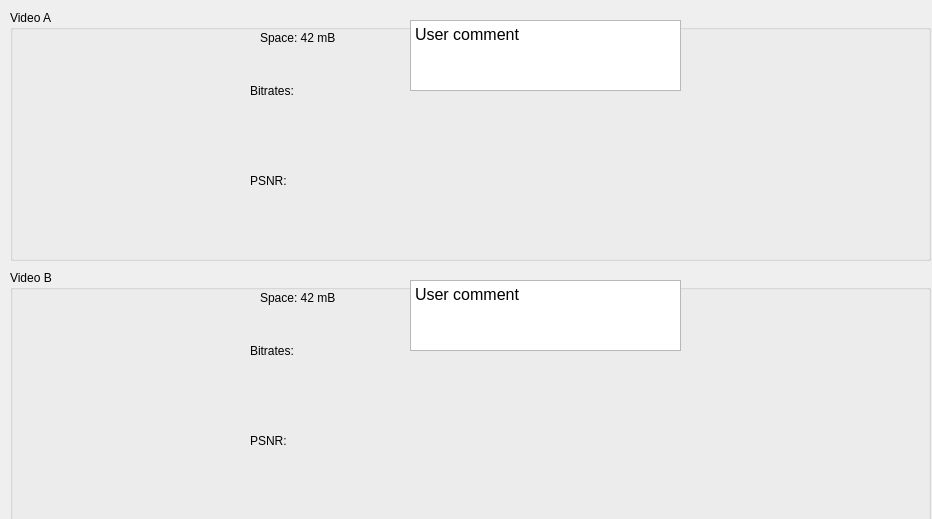
      <widget class="QWidget" name="scrollAreaWidgetContents_3">
       <property name="geometry">
        <rect>
         <x>0</x>
         <y>0</y>
         <width>932</width>
         <height>519</height>
        </rect>
       </property>
       <widget class="QGroupBox" name="groupBox_3">
        <property name="geometry">
         <rect>
          <x>10</x>
          <y>10</y>
          <width>921</width>
          <height>251</height>
         </rect>
        </property>
        <property name="title">
         <string>Video A</string>
        </property>
        <widget class="QLabel" name="label_26">
         <property name="geometry">
          <rect>
           <x>680</x>
           <y>20</y>
           <width>231</width>
           <height>221</height>
          </rect>
         </property>
         <property name="text">
          <string/>
         </property>
         <property name="pixmap">
          <pixmap resource="resource.qrc">:/examples/Picture/makroblocks_example.png</pixmap>
         </property>
         <property name="scaledContents">
          <bool>true</bool>
         </property>
        </widget>
        <widget class="QLabel" name="label_27">
         <property name="geometry">
          <rect>
           <x>10</x>
           <y>20</y>
           <width>225</width>
           <height>225</height>
          </rect>
         </property>
         <property name="text">
          <string/>
         </property>
         <property name="pixmap">
          <pixmap resource="resource.qrc">:/new/prefix1/Picture/imgres.png</pixmap>
         </property>
        </widget>
        <widget class="QLabel" name="label_28">
         <property name="geometry">
          <rect>
           <x>240</x>
           <y>180</y>
           <width>431</width>
           <height>61</height>
          </rect>
         </property>
         <property name="text">
          <string/>
         </property>
         <property name="pixmap">
          <pixmap resource="resource.qrc">:/examples/Picture/psnr_example.png</pixmap>
         </property>
         <property name="scaledContents">
          <bool>true</bool>
         </property>
        </widget>
        <widget class="QLabel" name="label_29">
         <property name="geometry">
          <rect>
           <x>240</x>
           <y>90</y>
           <width>431</width>
           <height>61</height>
          </rect>
         </property>
         <property name="text">
          <string/>
         </property>
         <property name="pixmap">
          <pixmap resource="resource.qrc">:/examples/Picture/bitrates_example.png</pixmap>
         </property>
         <property name="scaledContents">
          <bool>true</bool>
         </property>
        </widget>
        <widget class="QLabel" name="label_30">
         <property name="geometry">
          <rect>
           <x>250</x>
           <y>20</y>
           <width>111</width>
           <height>16</height>
          </rect>
         </property>
         <property name="text">
          <string>Space: 42 mB</string>
         </property>
        </widget>
        <widget class="QLabel" name="label_31">
         <property name="geometry">
          <rect>
           <x>240</x>
           <y>160</y>
           <width>47</width>
           <height>21</height>
          </rect>
         </property>
         <property name="text">
          <string>PSNR:</string>
         </property>
        </widget>
        <widget class="QLabel" name="label_32">
         <property name="geometry">
          <rect>
           <x>240</x>
           <y>70</y>
           <width>47</width>
           <height>21</height>
          </rect>
         </property>
         <property name="text">
          <string>Bitrates:</string>
         </property>
        </widget>
        <widget class="QTextEdit" name="textEdit">
         <property name="geometry">
          <rect>
           <x>400</x>
           <y>10</y>
           <width>271</width>
           <height>71</height>
          </rect>
         </property>
         <property name="html">
          <string>&lt;!DOCTYPE HTML PUBLIC &quot;-//W3C//DTD HTML 4.0//EN&quot; &quot;http://www.w3.org/TR/REC-html40/strict.dtd&quot;&gt;
&lt;html&gt;&lt;head&gt;&lt;meta name=&quot;qrichtext&quot; content=&quot;1&quot; /&gt;&lt;style type=&quot;text/css&quot;&gt;
p, li { white-space: pre-wrap; }
&lt;/style&gt;&lt;/head&gt;&lt;body style=&quot; font-family:'MS Shell Dlg 2'; font-size:12pt; font-weight:400; font-style:normal;&quot;&gt;
&lt;p style=&quot; margin-top:0px; margin-bottom:0px; margin-left:0px; margin-right:0px; -qt-block-indent:0; text-indent:0px;&quot;&gt;User comment&lt;/p&gt;
&lt;p style=&quot;-qt-paragraph-type:empty; margin-top:0px; margin-bottom:0px; margin-left:0px; margin-right:0px; -qt-block-indent:0; text-indent:0px;&quot;&gt;&lt;br /&gt;&lt;/p&gt;&lt;/body&gt;&lt;/html&gt;</string>
         </property>
        </widget>
       </widget>
       <widget class="QGroupBox" name="groupBox_4">
        <property name="geometry">
         <rect>
          <x>10</x>
          <y>270</y>
          <width>921</width>
          <height>251</height>
         </rect>
        </property>
        <property name="title">
         <string>Video B</string>
        </property>
        <widget class="QLabel" name="label_33">
         <property name="geometry">
          <rect>
           <x>680</x>
           <y>20</y>
           <width>231</width>
           <height>221</height>
          </rect>
         </property>
         <property name="text">
          <string/>
         </property>
         <property name="pixmap">
          <pixmap resource="resource.qrc">:/examples/Picture/makroblocks_example.png</pixmap>
         </property>
         <property name="scaledContents">
          <bool>true</bool>
         </property>
        </widget>
        <widget class="QLabel" name="label_34">
         <property name="geometry">
          <rect>
           <x>10</x>
           <y>20</y>
           <width>225</width>
           <height>225</height>
          </rect>
         </property>
         <property name="text">
          <string/>
         </property>
         <property name="pixmap">
          <pixmap resource="resource.qrc">:/new/prefix1/Picture/imgres.png</pixmap>
         </property>
        </widget>
        <widget class="QLabel" name="label_35">
         <property name="geometry">
          <rect>
           <x>240</x>
           <y>180</y>
           <width>431</width>
           <height>61</height>
          </rect>
         </property>
         <property name="text">
          <string/>
         </property>
         <property name="pixmap">
          <pixmap resource="resource.qrc">:/examples/Picture/psnr_example.png</pixmap>
         </property>
         <property name="scaledContents">
          <bool>true</bool>
         </property>
        </widget>
        <widget class="QLabel" name="label_36">
         <property name="geometry">
          <rect>
           <x>240</x>
           <y>90</y>
           <width>431</width>
           <height>61</height>
          </rect>
         </property>
         <property name="text">
          <string/>
         </property>
         <property name="pixmap">
          <pixmap resource="resource.qrc">:/examples/Picture/bitrates_example.png</pixmap>
         </property>
         <property name="scaledContents">
          <bool>true</bool>
         </property>
        </widget>
        <widget class="QLabel" name="label_37">
         <property name="geometry">
          <rect>
           <x>250</x>
           <y>20</y>
           <width>111</width>
           <height>16</height>
          </rect>
         </property>
         <property name="text">
          <string>Space: 42 mB</string>
         </property>
        </widget>
        <widget class="QLabel" name="label_38">
         <property name="geometry">
          <rect>
           <x>240</x>
           <y>160</y>
           <width>47</width>
           <height>21</height>
          </rect>
         </property>
         <property name="text">
          <string>PSNR:</string>
         </property>
        </widget>
        <widget class="QLabel" name="label_39">
         <property name="geometry">
          <rect>
           <x>240</x>
           <y>70</y>
           <width>47</width>
           <height>21</height>
          </rect>
         </property>
         <property name="text">
          <string>Bitrates:</string>
         </property>
        </widget>
        <widget class="QTextEdit" name="textEdit_2">
         <property name="geometry">
          <rect>
           <x>400</x>
           <y>10</y>
           <width>271</width>
           <height>71</height>
          </rect>
         </property>
         <property name="html">
          <string>&lt;!DOCTYPE HTML PUBLIC &quot;-//W3C//DTD HTML 4.0//EN&quot; &quot;http://www.w3.org/TR/REC-html40/strict.dtd&quot;&gt;
&lt;html&gt;&lt;head&gt;&lt;meta name=&quot;qrichtext&quot; content=&quot;1&quot; /&gt;&lt;style type=&quot;text/css&quot;&gt;
p, li { white-space: pre-wrap; }
&lt;/style&gt;&lt;/head&gt;&lt;body style=&quot; font-family:'MS Shell Dlg 2'; font-size:12pt; font-weight:400; font-style:normal;&quot;&gt;
&lt;p style=&quot; margin-top:0px; margin-bottom:0px; margin-left:0px; margin-right:0px; -qt-block-indent:0; text-indent:0px;&quot;&gt;User comment&lt;/p&gt;
&lt;p style=&quot;-qt-paragraph-type:empty; margin-top:0px; margin-bottom:0px; margin-left:0px; margin-right:0px; -qt-block-indent:0; text-indent:0px;&quot;&gt;&lt;br /&gt;&lt;/p&gt;&lt;/body&gt;&lt;/html&gt;</string>
         </property>
        </widget>
       </widget>
      </widget>
